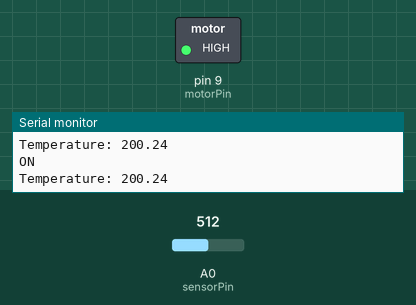
Recording of a sketch running on a simulated Arduino Uno, built with avr-gcc and run on an emulated ATmega328P. Parts: switched loads named in the sketch (green lamp = pin HIGH), the last lines printed to the serial monitor. The inputs (shaded band) are chosen by the test bench; at power-on: A0 (sensorPin) = 512.

Above: at 1.2 s.
1.3 s: A0 (sensorPin) set to 175
4.3 s: A0 (sensorPin) set to 152
At 5.3 s:
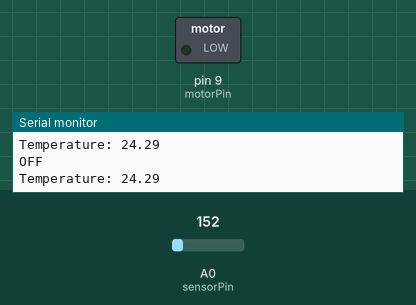
5.8 s: A0 (sensorPin) set to 306
At 6.7 s:
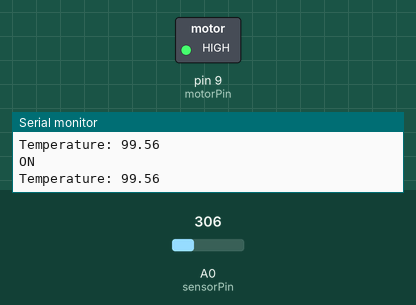
7.3 s: A0 (sensorPin) set to 122
At 7.7 s:
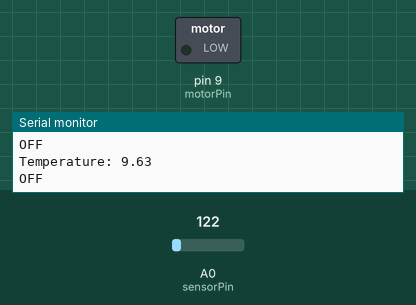
Timing chart, 0 to 10.3 s (numbered marks = the images above; inputs shaded):
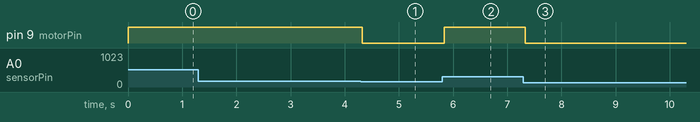

Measured:
- the behaviour switches between 164 and 163 on A0 (sensorPin) (found by bisection; images 0 and 1)
- after the input at 4.3 s, pin 9 (motorPin): HIGH → LOW at once
- after the input at 5.8 s, pin 9 (motorPin): LOW → HIGH at once
- after the input at 7.3 s, pin 9 (motorPin): HIGH → LOW at once

The sketch:

sketch_nov24b.ino
```cpp
int motorPin = 9;
const int sensorPin = A0;

void setup() {
    pinMode(motorPin, OUTPUT);
    Serial.begin(9600);
}

void loop() {
    int reading = analogRead(sensorPin);

    float voltage = reading * (5.0 / 1023.0);
    float temperatureC = (voltage - 0.5) * 100.0;

    Serial.print("Temperature: ");
    Serial.println(temperatureC);
    //convert readings to temperature
    if (temperatureC > 30) {
        digitalWrite(motorPin, HIGH);
        Serial.println("ON");
        //turn on
    } else {
        digitalWrite(motorPin, LOW);
        Serial.println("OFF");
        //turn off
    }


}
```
